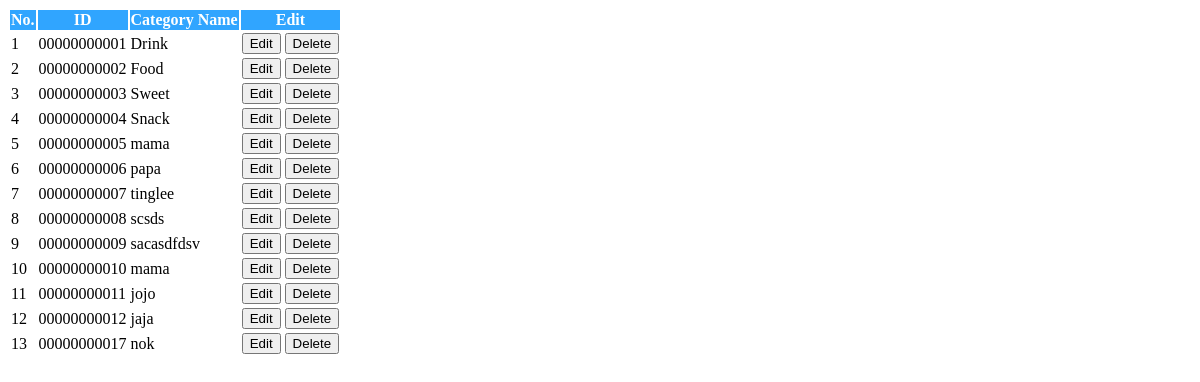
The page /admin/table_category.php on the database its author committed.
### tables this page shows
CREATE TABLE `category` (
  `cat_id` int(11) UNSIGNED ZEROFILL NOT NULL,
  `cat_name` varchar(20) NOT NULL
);

### admin/table_category.php (the view, shortened to what this page needs)
<link href="css/dataTables.bootstrap.min.css" rel="stylesheet">
<table class="table table-hover table-bordered" id="categories_table">
    <thead style="background-color: #30a5ff; color: white;">
        <tr>
            <th>No.</th>
            <th>ID</th>
            <th>Category Name</th>
            <th>Edit</th>
        </tr>
    </thead>
    <tbody>
    <?php
    include("../database/connect.php") ;
    $sql = "SELECT * FROM category";
    $result = $conn->query($sql);
    $no = 1;
    if($result->num_rows > 0){
        while($row = $result->fetch_assoc()){
    ?>
        <tr>
            <td><?php echo $no++ ?></td>
            <td><?php echo $row["cat_id"]?></td>
            <td><?php echo $row["cat_name"]?></td>
            <td>
            <button type="button" class="btn btn-warning edit_cat" data-id="<?php echo $row["cat_id"]?>"><i class="fa fa-pencil-square-o" aria-hidden="true"></i> Edit</button>
            <button type="button" class="btn btn-danger delete_cat" data-id="<?php echo $row["cat_id"]?>"><i class="fa fa-trash-o" aria-hidden="true"></i> Delete</button>
            </td>
        </tr>
        <?php }
        }else{
            echo "0 Record";
        }?>
    </tbody>
</table>

### rows shown on the page
category: cat_id "00000000001", cat_name "Drink"
category: cat_id "00000000002", cat_name "Food"
category: cat_id "00000000003", cat_name "Sweet"
category: cat_id "00000000004", cat_name "Snack"
category: cat_id "00000000005", cat_name "mama"
category: cat_id "00000000006", cat_name "papa"
category: cat_id "00000000007", cat_name "tinglee"
category: cat_id "00000000008", cat_name "scsds"
category: cat_id "00000000009", cat_name "sacasdfdsv"
category: cat_id "00000000010", cat_name "mama"
category: cat_id "00000000011", cat_name "jojo"
category: cat_id "00000000012", cat_name "jaja"
category: cat_id "00000000017", cat_name "nok"
